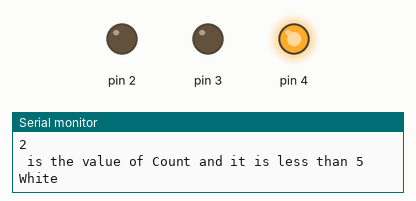
Bench run of a sketch on a simulated Arduino Uno, built with avr-gcc and run on an emulated ATmega328P. On the bench: output pins drawn as LEDs (lit = HIGH), the last lines printed to the serial monitor.

Above: at 3.7 s.
At 8.2 s:
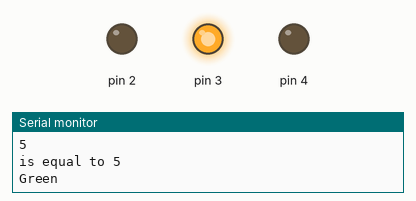
At 12.0 s:
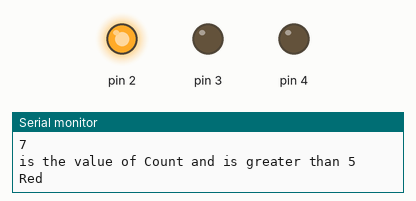
Timing chart, 0 to 19.5 s (numbered marks = the images above):
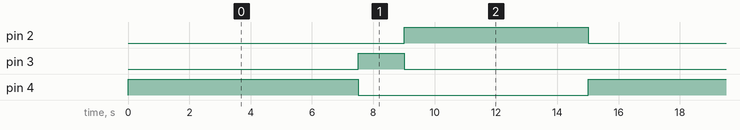

The sketch:

sketch_jul03e_if.ino
```cpp
void setup() {
  pinMode(04,OUTPUT);
  pinMode(02,OUTPUT);
  pinMode(03,OUTPUT);
  Serial.begin(9600);
  Serial.println("Welcome!");
}
void loop() {
  for(int count=0;count<10;count++){
  if(count <5)
   {
    Serial.println(count );
    Serial.print(" is the value of Count and it is less than 5\n");
    digitalWrite(04,HIGH);
    Serial.println("White");
    delay(1500);
    digitalWrite(04,LOW);
   }
   else if(count>5 && count <10)
   {
    Serial.println(count );
    Serial.print("is the value of Count and is greater than 5\n");
    digitalWrite(02,HIGH);
    Serial.println("Red");
    delay(1500);
    digitalWrite(02,LOW);
   }
   else
   {
    Serial.println(count);
    Serial.println("is equal to 5");
    digitalWrite(03,HIGH);
    Serial.println("Green");
    delay(1500);
    digitalWrite(03,LOW);
   }
}
}
```

Measured:
- by itself, pin 2: alternates HIGH for 6.0 s and LOW for 9.0 s
- by itself, pin 3: alternates HIGH for 1.5 s and LOW for 13.5 s
- by itself, pin 4: alternates HIGH for 7.5 s and LOW for 7.5 s
